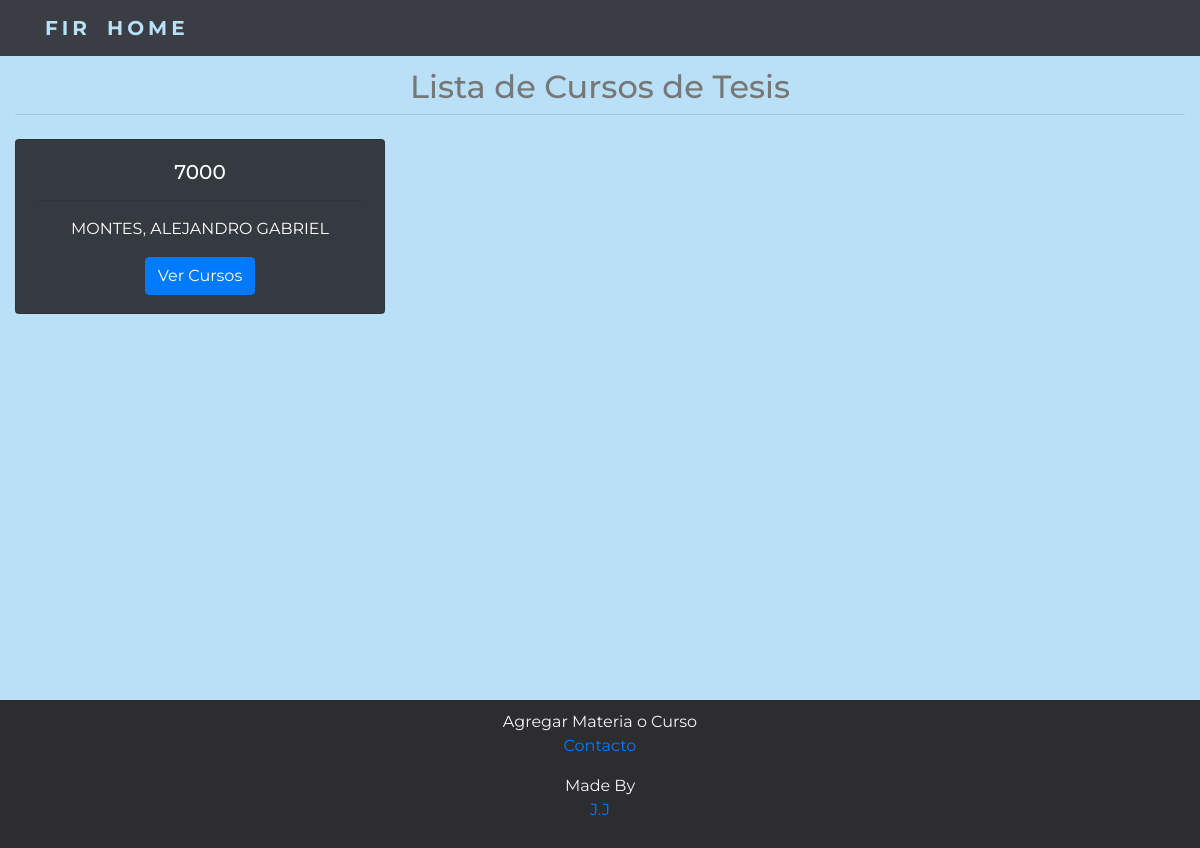
Page /mat/7000 on the committed database.
### reviews/models.py (models this page shows, shortened)
class Mat(models.Model):
    name = models.CharField(max_length = 150)
    dep = models.ForeignKey(Dept, on_delete=models.CASCADE)
    def __str__(self):
        return self.name

class Course(models.Model):
    name = models.CharField(max_length = 100)
    mat = models.ForeignKey(Mat, on_delete=models.CASCADE)

### reviews/views.py (the view)
# urls.py: path('mat/<str:mat_id>', views.course_list, name='course_list'),
def course_list(request, mat_id):
    courses_no = Course.objects.filter(mat = mat_id)
    courses = courses_no.order_by('name')
    materia = Mat.objects.get(id = mat_id)
    context = {'course_list':courses, 'materia':materia}
    return render(request,'reviews/course_list.html',context)

### reviews/templates/reviews/course_list.html (shortened to what this page needs)
{% extends 'reviews/base.html' %}
{% block title %}
<h2>Lista de Cursos de {{materia}}</h2>
<hr class="mt-0 mb-4">
{% endblock %}
{% block content %}
{% if course_list %}
<div class="row">
    {% for course in course_list %}
    <div class="col-sm-4">
        <div class="card text-center text-white bg-dark mb-2" style="width: 21 rem; height: 20 rem;">
            <div class="card-body">
                <h5 class="card-title">{{course.mat.id}}</h5>
                <hr>
                <p class="card-text">{{course.name}}</p>
                <a href="{% url 'reviews:course_detail' course.mat course.id %}" class="btn btn-primary stretched-link">Ver Cursos</a>
            </div>
        </div>
    </div>
    {% endfor %}
</div>
{% endif %}
{% endblock %}

### reviews/static/css/tbase.css (style rules this page uses)
h1 , h2 , h4 { color: #777; text-align: center; justify-content: center; }
body, html, head { height: 100%; font: 400 15px/1.8, sans-serif; color: #777; min-height: 700px; height: auto !important; font-family: 'Montserrat', sans-serif; }
.card { height: 175px; }

### rows in the picture
Mat: name "Tesis"
Course: mat.id "7000", name "MONTES, ALEJANDRO GABRIEL"
